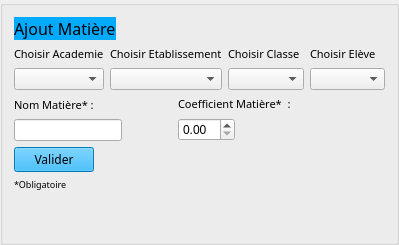
       <widget class="QGroupBox" name="gBAjoutMat">
        <property name="title">
         <string/>
        </property>
        <layout class="QVBoxLayout" name="verticalLayout_45">
         <item>
          <layout class="QVBoxLayout" name="verticalLayout_28">
           <item>
            <widget class="QLabel" name="label_34">
             <property name="sizePolicy">
              <sizepolicy hsizetype="Fixed" vsizetype="Fixed">
               <horstretch>0</horstretch>
               <verstretch>0</verstretch>
              </sizepolicy>
             </property>
             <property name="font">
              <font>
               <family>Showcard Gothic</family>
               <pointsize>12</pointsize>
              </font>
             </property>
             <property name="styleSheet">
              <string notr="true">background-color: rgb(0, 170, 255);</string>
             </property>
             <property name="text">
              <string>Ajout Matière</string>
             </property>
            </widget>
           </item>
           <item>
            <layout class="QHBoxLayout" name="horizontalLayout_12">
             <item>
              <layout class="QVBoxLayout" name="verticalLayout_23">
               <item>
                <widget class="QLabel" name="label_12">
                 <property name="font">
                  <font>
                   <family>Kristen ITC</family>
                   <pointsize>8</pointsize>
                   <weight>50</weight>
                   <bold>false</bold>
                  </font>
                 </property>
                 <property name="text">
                  <string>Choisir Academie</string>
                 </property>
                </widget>
               </item>
               <item>
                <widget class="QComboBox" name="cBAcadMat">
                 <property name="sizePolicy">
                  <sizepolicy hsizetype="Minimum" vsizetype="Fixed">
                   <horstretch>0</horstretch>
                   <verstretch>0</verstretch>
                  </sizepolicy>
                 </property>
                </widget>
               </item>
              </layout>
             </item>
             <item>
              <layout class="QVBoxLayout" name="verticalLayout_24">
               <item>
                <widget class="QLabel" name="label_13">
                 <property name="font">
                  <font>
                   <family>Kristen ITC</family>
                   <pointsize>8</pointsize>
                   <weight>50</weight>
                   <bold>false</bold>
                  </font>
                 </property>
                 <property name="text">
                  <string>Choisir Etablissement</string>
                 </property>
                </widget>
               </item>
               <item>
                <widget class="QComboBox" name="cBEtabMat">
                 <property name="sizePolicy">
                  <sizepolicy hsizetype="Minimum" vsizetype="Fixed">
                   <horstretch>0</horstretch>
                   <verstretch>0</verstretch>
                  </sizepolicy>
                 </property>
                </widget>
               </item>
              </layout>
             </item>
             <item>
              <layout class="QVBoxLayout" name="verticalLayout_25">
               <item>
                <widget class="QLabel" name="label_26">
                 <property name="font">
                  <font>
                   <family>Kristen ITC</family>
                   <pointsize>8</pointsize>
                   <weight>50</weight>
                   <bold>false</bold>
                  </font>
                 </property>
                 <property name="text">
                  <string>Choisir Classe</string>
                 </property>
                </widget>
               </item>
               <item>
                <widget class="QComboBox" name="cBClassMat"/>
               </item>
              </layout>
             </item>
             <item>
              <layout class="QVBoxLayout" name="verticalLayout_26">
               <item>
                <widget class="QLabel" name="label_27">
                 <property name="font">
                  <font>
                   <family>Kristen ITC</family>
                   <pointsize>8</pointsize>
                   <weight>50</weight>
                   <bold>false</bold>
                  </font>
                 </property>
                 <property name="text">
                  <string>Choisir Elève</string>
                 </property>
                </widget>
               </item>
               <item>
                <widget class="QComboBox" name="cBElevMat"/>
               </item>
              </layout>
             </item>
            </layout>
           </item>
           <item>
            <layout class="QHBoxLayout" name="horizontalLayout_13">
             <item>
              <layout class="QVBoxLayout" name="verticalLayout_7">
               <item>
                <widget class="QLabel" name="label_28">
                 <property name="font">
                  <font>
                   <family>Kristen ITC</family>
                   <pointsize>8</pointsize>
                   <weight>50</weight>
                   <bold>false</bold>
                  </font>
                 </property>
                 <property name="text">
                  <string>Nom Matière* :</string>
                 </property>
                </widget>
               </item>
               <item>
                <layout class="QHBoxLayout" name="horizontalLayout_15">
                 <item>
                  <widget class="QLineEdit" name="lENomMat">
                   <property name="sizePolicy">
                    <sizepolicy hsizetype="Minimum" vsizetype="Fixed">
                     <horstretch>0</horstretch>
                     <verstretch>0</verstretch>
                    </sizepolicy>
                   </property>
                  </widget>
                 </item>
                 <item>
                  <spacer name="horizontalSpacer_9">
                   <property name="orientation">
                    <enum>Qt::Horizontal</enum>
                   </property>
                   <property name="sizeType">
                    <enum>QSizePolicy::Fixed</enum>
                   </property>
                   <property name="sizeHint" stdset="0">
                    <size>
                     <width>50</width>
                     <height>20</height>
                    </size>
                   </property>
                  </spacer>
                 </item>
                </layout>
               </item>
              </layout>
             </item>
             <item>
              <layout class="QVBoxLayout" name="verticalLayout_27">
               <item>
                <widget class="QLabel" name="label_29">
                 <property name="font">
                  <font>
                   <family>Kristen ITC</family>
                   <pointsize>8</pointsize>
                   <weight>50</weight>
                   <bold>false</bold>
                  </font>
                 </property>
                 <property name="text">
                  <string>Coefficient Matière*  :</string>
                 </property>
                </widget>
               </item>
               <item>
                <layout class="QHBoxLayout" name="horizontalLayout_5">
                 <item>
                  <widget class="QDoubleSpinBox" name="dSBCoeffMat"/>
                 </item>
                 <item>
                  <spacer name="horizontalSpacer_8">
                   <property name="orientation">
                    <enum>Qt::Horizontal</enum>
                   </property>
                   <property name="sizeType">
                    <enum>QSizePolicy::Fixed</enum>
                   </property>
                   <property name="sizeHint" stdset="0">
                    <size>
                     <width>150</width>
                     <height>20</height>
                    </size>
                   </property>
                  </spacer>
                 </item>
                </layout>
               </item>
              </layout>
             </item>
            </layout>
           </item>
           <item>
            <layout class="QHBoxLayout" name="horizontalLayout_14">
             <item>
              <widget class="QPushButton" name="pBValMat">
               <property name="font">
                <font>
                 <family>Showcard Gothic</family>
                </font>
               </property>
               <property name="cursor">
                <cursorShape>PointingHandCursor</cursorShape>
               </property>
               <property name="styleSheet">
                <string notr="true">background-color: rgb(0, 170, 255);</string>
               </property>
               <property name="text">
                <string>Valider</string>
               </property>
              </widget>
             </item>
             <item>
              <spacer name="horizontalSpacer_7">
               <property name="orientation">
                <enum>Qt::Horizontal</enum>
               </property>
               <property name="sizeHint" stdset="0">
                <size>
                 <width>40</width>
                 <height>20</height>
                </size>
               </property>
              </spacer>
             </item>
            </layout>
           </item>
           <item>
            <widget class="QLabel" name="label_43">
             <property name="font">
              <font>
               <family>Kristen ITC</family>
               <pointsize>7</pointsize>
              </font>
             </property>
             <property name="text">
              <string>*Obligatoire</string>
             </property>
            </widget>
           </item>
          </layout>
         </item>
         <item>
          <spacer name="verticalSpacer_12">
           <property name="orientation">
            <enum>Qt::Vertical</enum>
           </property>
           <property name="sizeHint" stdset="0">
            <size>
             <width>20</width>
             <height>40</height>
            </size>
           </property>
          </spacer>
         </item>
        </layout>
       </widget>
